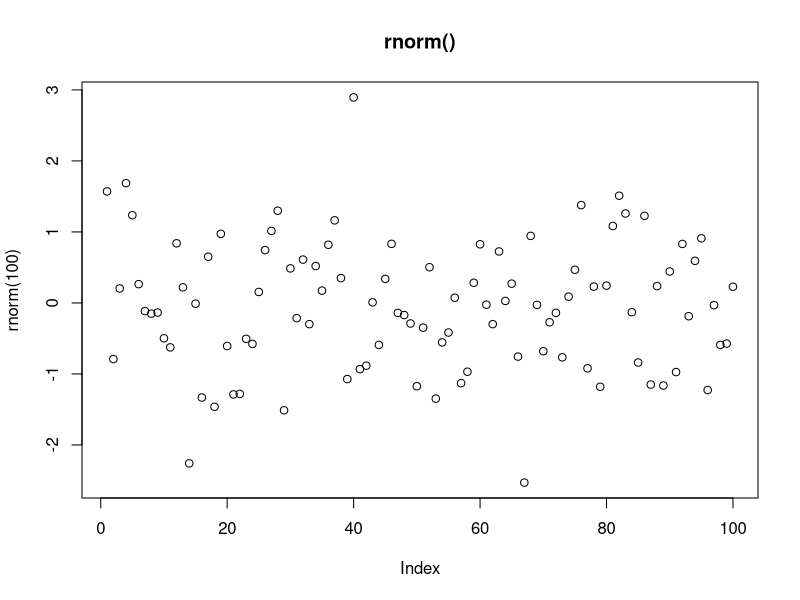
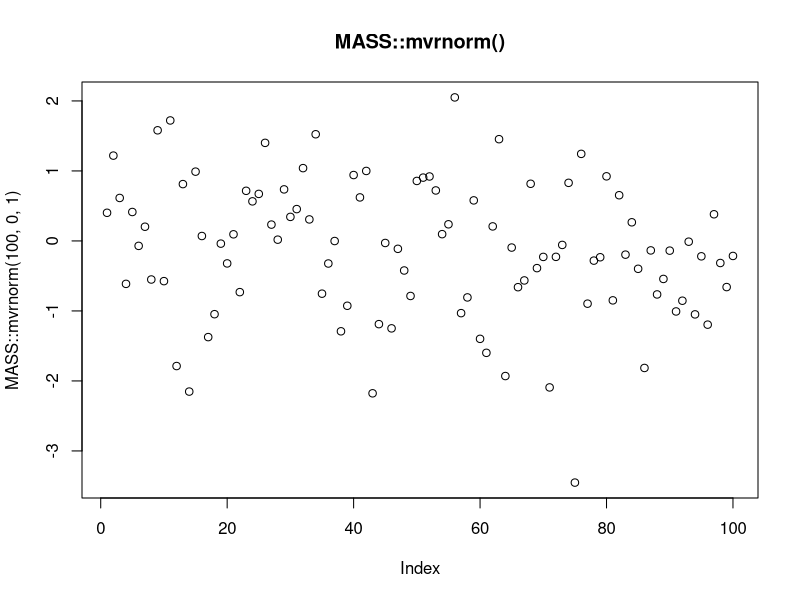

Source code (R) for these figures, in order:
## ---- chunk 1

rescale01 <- function(x) {
  rng <- range(x, na.rm = TRUE)
  (x - rng[1]) / (rng[2] - rng[1])
}

rescale01_FALSE <- function(x) {
  rng <- range(x, na.rm = FALSE)
  (x - rng[1]) / (rng[2] - rng[1])
}

test <- c(1,2,3,NA,4,5)

rescale01(test)
rescale01_FALSE(test)
## ---- chunk 2
x <- c(1:10,Inf, c(1:3), Inf, c(1:5), -Inf)
rescale01_mapInf <- function(x) {
rng <- range(x, na.rm = TRUE, finite = TRUE) 
x <- (x - rng[1]) / (rng[2] - rng[1])
x[which(x==Inf)] <- 1
x[which(x==-Inf)] <- 0
return (x)
}
rescale01_mapInf(x)
## ---- chunk 3
x = c(1:5, NA, 1:2, NA, 1:3)
mean(is.na(x))
# rewrite the snippet into a function
proportion_na <- function (x) {
  sum(is.na(x))/length(x)
}
# see if the function output matches the snippet
proportion_na(x)
## ---- chunk 4
x / sum(x, na.rm = TRUE)

divide_by_sum <- function (x) {
  x / sum(x, na.rm = TRUE)
}
divide_by_sum(x)
## ---- chunk 5
sd(x, na.rm = TRUE) / mean(x, na.rm = TRUE)

sd_div_mean <- function (x) {
  sd(x, na.rm = TRUE) / mean(x, na.rm = TRUE)
}
sd_div_mean(x)
## ---- chunk 6
sample_vector <- c(1:10)

variance <- function (x) {
  n <- length(x)
    m <- mean(x)
    (1/(n - 1)) * sum((x - m)^2)
}

skew <- function (x) {
    n <- length(x)
    v <- var(x)
    m <- mean(x)
    third.moment <- (1/(n - 2)) * sum((x - m)^3)
    third.moment/(var(x)^(3/2))
}
# might have to cross-reference this function with other sources to make sure it's correct.

variance(sample_vector)
var(sample_vector)
skew(sample_vector)

## ---- chunk 7
vector1 = c(1, 2, NA, 5, 6)
vector2 = c(NA, 6, NA, 4, 5)

both_na <- function (v1, v2) {
  na1 <- is.na(v1)
  na2 <- is.na(v2)
  intersect(which(na1==TRUE),which(na2==TRUE))
}

vector1
vector2
both_na(vector1,vector2)
## ---- chunk 8
is_directory <- function(x) file.info(x)$isdir
is_readable <- function(x) file.access(x, 4) == 0
## ---- chunk 9
# I commented out the pseudocode so the R markdown file can compile.

# foo_foo %>%
#   hop(through = forest) %>%
#   scoop(up = field_mice) %>%
#   bop(on = head) %>%
#   down(came = good_fairy) %>%
#   scoop(up = field_mice) %>%
#   bop (on = head) %>%
#   give (chances = three) %>%
#   turn (into = goonie)
#   # repeat 3 times, with the # of chances decreasing each time
#   
# play_through (foo_foo, chances) {
#   hop(through = forest) %>%
#   scoop(up = field_mice) %>%
#   bop(on = head) %>%
#   down(came = good_fairy) %>%
#   scoop(up = field_mice) %>%
#   bop (on = head) %>%
#   give (chances = three) %>%
#   turn (into = goonie)
# }
#  
# chances <- 3
# while (chances > 0) {
#   play_through (foo_foo, chances)
#   chances <- chances - 1
# }
#  
## ---- chunk 10
f1 <- function(string, prefix) {
  substr(string, 1, nchar(prefix)) == prefix
}

f1("hello", "he")
f1("hello", "ell")
## ---- chunk 11
f2 <- function(x) {
  if (length(x) <= 1) return(NULL)
  x[-length(x)]
}
x = c(1:10)
x
f2(x)
## ---- chunk 12
f3 <- function(x, y) {
  rep(y, length.out = length(x))
}
x = c(1:10)
x
f3(x, 5)
## ---- chunk 13
library(tidyverse)

preg <- tribble(
  ~pregnant, ~male, ~female,
  "yes",     NA,    10,
  "no",      20,    12
)

# without using functions, convert the pregnant and female columns to booleans (TRUE or FALSE values).
gather(preg, sex, count, male, female) %>%
  mutate(pregnant = pregnant == "yes",
         female = sex == "female") %>%
  select(-sex)
## ---- chunk 14
# write function to convert a vector of strings to TRUE or FALSE, depending on whether the values match a specified string:
string_to_boolean <- function (x, string) {
  x == string
}

# use the function to do the job
gather(preg, sex, count, male, female) %>%
  mutate(pregnant = string_to_boolean(pregnant,"yes"),
         female = string_to_boolean(sex,"female")) %>%
  select(-sex)
## ---- chunk 15

plot(rnorm(100), main = "rnorm()")
plot(MASS::mvrnorm(100,0,1), main = "MASS::mvrnorm()")

## ---- chunk 16
library(lubridate)

greet <- function ( datetime = lubridate::now() ) {
  print(datetime)
  time <- hour(datetime)
  
  if (time < 12) {
    print("good morning")
  } else if (time >= 12 && time < 18) {
    print("good afternoon")
  } else
    print("good evening")
}

greet()
greet(ymd_hms("2016-07-08 08:34:56"))
greet(ymd_hms("2016-07-08 20:34:56"))
greet(ymd_hms("2016-07-08 15:34:56"))
## ---- chunk 17
fizzbuzz <- function ( input ) {
  if (input %% 3 == 0 && input %% 5 == 0) {
    print("fizzbuzz")
  } else if ( input %% 5 == 0 ) {
    print ("buzz")
  } else if ( input %% 3 == 0 ) {
    print ("fizz")
  } else
    print (input)
}

fizzbuzz(15)
fizzbuzz(10)
fizzbuzz(9)
fizzbuzz(4)

## ---- chunk 18
# if (temp <= 0) {
#   "freezing"
# } else if (temp <= 10) {
#   "cold"
# } else if (temp <= 20) {
#   "cool"
# } else if (temp <= 30) {
#   "warm"
# } else {
#   "hot"
# }

temp_range <- c(-5:40)
# without labels
cut(temp_range, breaks = c(-100, 0, 10, 20, 30, 100), right = TRUE)
table(cut(temp_range, breaks = c(-100, 0, 10, 20, 30, 100), right = TRUE))
# with labels
cut(temp_range, breaks = c(-100, 0, 10, 20, 30, 100), labels = c("freezing", "cold", "cool", "warm", "hot"), right = TRUE)
table(cut(temp_range, breaks = c(-100, 0, 10, 20, 30, 100), labels = c("freezing", "cold", "cool", "warm", "hot"), right = TRUE))
## ---- chunk 19

test_switch <- function ( x ) {
  switch(x, 
         "first choice after EXPR",
         2,
         "third",
         "4th choice after EXPR"
         )
}
test_switch(1)
test_switch(2)
test_switch(3)
test_switch(4)
typeof(test_switch(5))
## ---- chunk 20
test_switch <- function (x) {
  switch(x, 
    a = ,
    b = "ab",
    c = ,
    d = "cd"
  )
}

test_switch("a")
test_switch("b")
test_switch("c")
test_switch("d")
test_switch("e")
typeof(test_switch("e"))
## ---- chunk 21
commas <- function(...) stringr::str_c(..., collapse = ", ")
commas(letters[1:10])
# this produces an error:
# commas(letters[1:10], collapse = "-")

# to produce the intended output, modify the commas function.

hyphens <- function(...) stringr::str_c(..., collapse = "-")
hyphens(letters[1:10])

## ---- chunk 22
insert_between <- function(..., insert = ", ") stringr::str_c(..., collapse = insert)
insert_between (letters[1:10])
insert_between (letters[1:10], insert = "-")
## ---- chunk 23
# The original rule function, showing what happens if multiple characters were supplied:
rule <- function(..., pad = "-") {
  title <- paste0(...)
  width <- getOption("width") - nchar(title) - 5
  cat(title, " ", stringr::str_dup(pad, width), "\n", sep = "")
}

rule("Important output")
rule("Title", pad = "-+")
## ---- chunk 24
# An improved version that scales the padding based on the character length:
scaled_rule <- function(..., pad = "-") {
  title <- paste0(...)
  pad_length <- nchar(pad)
  print(str_c("Number of characters in pad: ", pad_length))
  width <- (getOption("width") - nchar(title) - 5)/pad_length
  print(str_c("Number of times pad was duplicated: ", width))
  cat(title, " ", stringr::str_dup(pad, width), "\n", sep = "")
}
scaled_rule("Important output")
scaled_rule("Title", pad = "-+")

## ---- chunk 25
x = c(1,1,1:10,1,1)
mean(x)
mean(x, trim = 0.2)
## ---- chunk 26
x = c(1:20)
y = c(1,1,1,1:15, 5, 6)
cor(x,y)
cor(x,y, method = "kendall")
cor(x,y, method = "spearman")
## ---- chunk 27
out <- ""
for (x in letters) {
  out <- stringr::str_c(out, x)
}

x <- sample(100)
sd <- 0
for (i in seq_along(x)) {
  sd <- sd + (x[i] - mean(x)) ^ 2
}
sd <- sqrt(sd / (length(x) - 1))

x <- runif(100)
out <- vector("numeric", length(x))
out[1] <- x[1]
for (i in 2:length(x)) {
  out[i] <- out[i - 1] + x[i]
}
## ---- chunk 28
output <- vector("integer", 0)
for (i in seq_along(x)) {
  output <- c(output, lengths(x[[i]]))
}
output
## ---- chunk 29

# show_mean(iris)
#> Sepal.Length: 5.84
#> Sepal.Width:  3.06
#> Petal.Length: 3.76
#> Petal.Width:  1.20
## ---- chunk 30
trans <- list( 
  disp = function(x) x * 0.0163871,
  am = function(x) {
    factor(x, labels = c("auto", "manual"))
  }
)
for (var in names(trans)) {
  mtcars[[var]] <- trans[[var]](mtcars[[var]])
}
## ---- chunk 31
col_sum3 <- function(df, f) {
  is_num <- sapply(df, is.numeric)
  df_num <- df[, is_num]

  sapply(df_num, f)
}
## ---- chunk 32
df <- tibble(
  x = 1:3, 
  y = 3:1,
  z = c("a", "b", "c")
)
# OK
col_sum3(df, mean)
# Has problems: don't always return numeric vector
# col_sum3(df[1:2], mean)
# col_sum3(df[1], mean)
# col_sum3(df[0], mean)
